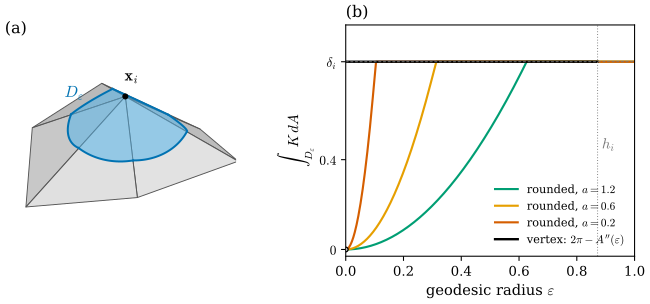

Write Python code to recreate this figure.
"""Figure 40.1.2: at a cone vertex all the curvature of every small geodesic disk sits at the vertex.

(a) the star of Figure 40.1.1 (ddg40.example_star, Theta_i = 5.447, delta_i = 0.836) with the geodesic disk of radius
eps = 0.6 around x_i shaded: the union of the six circular sectors of radius eps in the faces (Proposition 40.1.10,
valid for eps <= h_i = 0.872, the distance from x_i to the link).
(b) the total Gaussian curvature inside the polar cap of radius eps (arc length along the meridian) of a circular cone
with the same cone angle Theta = Theta_i whose tip is rounded by a tangent sphere cap of radius a = 1.2, 0.6, 0.2
(Example 40.1.11, from Proposition 39.4.6: 2 pi (1 - rho'(eps))). The polyhedral vertex (black) has the value
2 pi - A''(eps) = delta_i for every eps in (0, h_i].

Run: PYTHONPATH=tools python3 chapters/40-discrete-curvature-integral/figures/fig-40-1-2-cone-disk.py
"""
import sys
from pathlib import Path

import numpy as np

sys.path.insert(0, str(Path(__file__).resolve().parents[1] / "lib"))
import dgfig  # noqa: E402
dgfig.setup()
import matplotlib.pyplot as plt  # noqa: E402
from mpl_toolkits.mplot3d.art3d import Poly3DCollection  # noqa: E402

import dgmesh as dm  # noqa: E402
import ddg40  # noqa: E402

C = dgfig.COLORS
V, F = ddg40.example_star()
i = 0
theta = dm.corner_angles(V, F)[:, 0]
Theta = theta.sum()
delta = 2 * np.pi - Theta
seq = ddg40.link_cycle(F, i)
h = min(ddg40.point_triangle_distance(V[[i]], V[a], V[b], V[b])[0] for a, b in zip(seq, seq[1:] + seq[:1]))
eps = 0.6
assert eps <= h and abs(h - 0.8720044985237847) < 1e-12

# sectors: in each face (i, j, k) the points x_i + eps (cos s u + sin s w), s in [0, theta], u = unit(x_j - x_i)
sectors, arcs = [], []
for f, (a, j, k) in enumerate(F):
    u = (V[j] - V[a]) / np.linalg.norm(V[j] - V[a])
    w = V[k] - V[a] - ((V[k] - V[a]) @ u) * u
    w /= np.linalg.norm(w)
    s = np.linspace(0, theta[f], 30)
    pts = V[a] + eps * (np.cos(s)[:, None] * u + np.sin(s)[:, None] * w)
    assert np.allclose(np.linalg.norm(pts - V[a], axis=1), eps)
    sectors.append(np.vstack([V[a], pts]))
    arcs.append(pts)
# area of the disk = (1/2) Theta eps^2 (sum of the sector areas computed as polygons)
area = sum(0.5 * np.linalg.norm(np.cross(P[1:-1] - P[0], P[2:] - P[0]), axis=1).sum() for P in sectors)
assert abs(area - 0.5 * Theta * eps ** 2) < 2e-3

fig = plt.figure(figsize=(7.0, 3.3))
ax = dgfig.axes3d(fig, 121, elev=34, azim=-62)
ax.set_position([0.0, 0.02, 0.5, 0.98])
col = dm.shade(V, F, dm.hex_to_rgb(C["surface"]))
ax.add_collection3d(Poly3DCollection(V[F], facecolors=col, edgecolors="#555555", linewidths=0.7, alpha=0.6, zorder=1))
ax.add_collection3d(Poly3DCollection([P + np.array([0, 0, 0.004]) for P in sectors], facecolors=C["region"], alpha=0.55,
                                     edgecolors="none", zorder=3))
for P in arcs:
    ax.plot(*(P + np.array([0, 0, 0.005])).T, color=C["tangent"], lw=1.5, zorder=5)
dgfig.point3d(ax, V[i], None, size=14)
ax.text(*(V[i] + np.array([-0.05, 0.08, 0.1])), r"$\mathbf{x}_i$", fontsize=12)
ax.text(*(arcs[2][20] + np.array([-0.2, 0.05, 0.02])), r"$D_\varepsilon$", color=C["tangent"], fontsize=12)
dgfig.equal_aspect(ax, V, zoom=1.4)
ax.set_title("(a)", loc="left", fontsize=12, y=0.93)

ax2 = fig.add_subplot(122)
e = np.linspace(0, 1.0, 801)
styles = [(1.2, C["third"], "-"), (0.6, C["accent"], "-"), (0.2, C["normal"], "-")]
for a, c, ls in styles:
    tot = ddg40.rounded_cone_curvature_in_disk(e, Theta, a)
    assert abs(tot[-1] - delta) < 1e-12 and np.all(np.diff(tot) >= -1e-12)
    ax2.plot(e, tot, color=c, lw=1.6, ls=ls, label=r"rounded, $a = %.1f$" % a)
ev = e[(e > 0) & (e <= h)]
ax2.plot(ev, np.full(len(ev), delta), color=C["main"], lw=1.8, label=r"vertex: $2\pi - A''(\varepsilon)$")
ax2.plot([0], [0], "o", color=C["main"], ms=3.5, mfc="white")
ax2.axhline(delta, color=C["aux"], lw=0.7, ls=(0, (3, 2)))
ax2.axvline(h, color=C["aux"], lw=0.7, ls=(0, (1, 2)))
ax2.text(h + 0.015, 0.45, r"$h_i$", color=C["aux"], fontsize=11)
ax2.set_xlabel(r"geodesic radius $\varepsilon$")
ax2.set_ylabel(r"$\int_{D_\varepsilon} K\,dA$")
ax2.set_yticks([0, 0.4, delta])
ax2.set_yticklabels([r"$0$", r"$0.4$", r"$\delta_i$"])
ax2.set_xlim(0, 1.0)
ax2.set_ylim(-0.03, 1.0)
ax2.legend(fontsize=8.5, frameon=False, loc="lower right")
ax2.set_title("(b)", loc="left", fontsize=12)
fig.subplots_adjust(left=0.0, right=0.98, bottom=0.17, top=0.9, wspace=0.28)
dgfig.save(fig, __file__)
print(f"Theta {Theta:.4f}, delta {delta:.4f}, h {h:.4f}, disk area {area:.4f} vs {0.5 * Theta * eps ** 2:.4f}")
